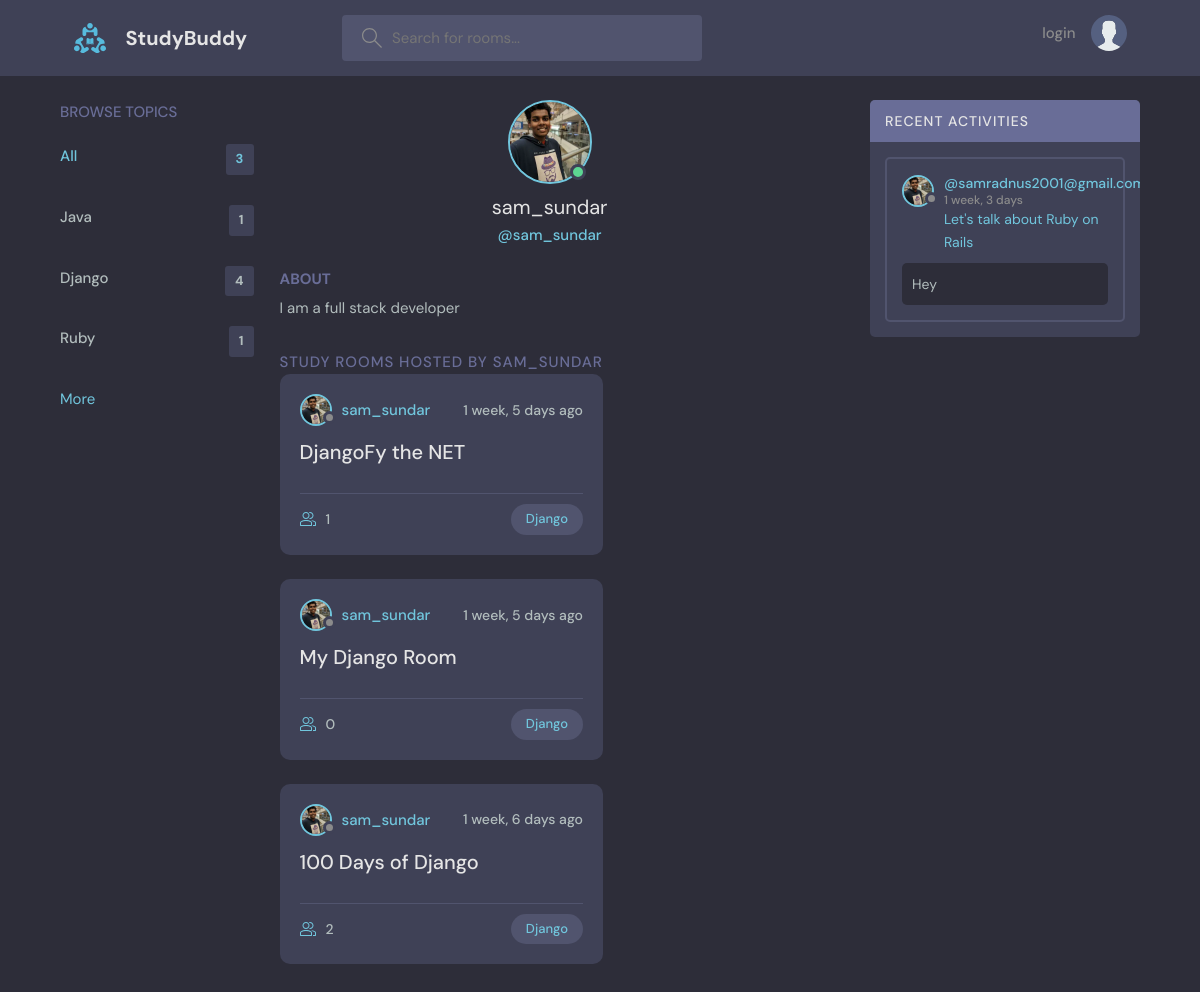
The app's page /profile/2/, older data.
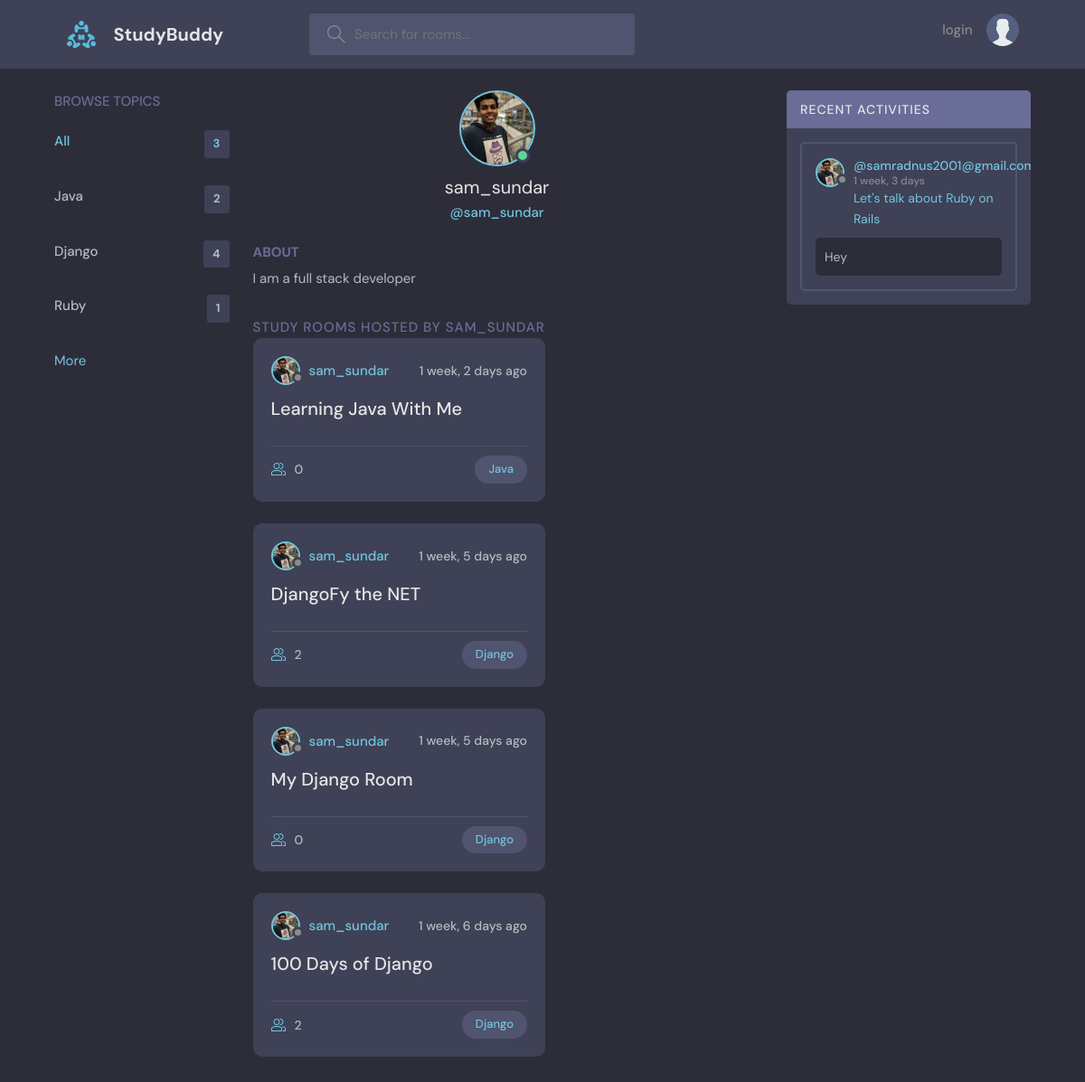
The same page, newer data.
### base/models.py (models this page shows, shortened)
class Topic(models.Model):
    name=models.CharField(max_length=200)

class User(AbstractUser):
    name = models.CharField(db_index=True, unique=True, max_length=255,null=True)
    email=models.EmailField(unique=True,null=True)
    bio=models.TextField(null=True)
    avatar=models.ImageField(null=True,default="avatar.svg")
    USERNAME_FIELD ='email'
    REQUIRED_FIELDS = ['username']

class Room(models.Model):
    host = models.ForeignKey(User,on_delete=models.SET_NULL,null=True)
    topic=models.ForeignKey(Topic,on_delete=models.SET_NULL,null=True) #if topic was placed below Room then we must put Topic under Singles Commas i.e 'Topic',on_delete=models.CASCADE
    name=models.CharField(max_length=200)
    description=models.TextField(null=True,blank=True);
    participants=models.ManyToManyField(User,related_name='participants',blank=True)
    likes=models.ManyToManyField(User,related_name='likes',blank=True)
    updated =models.DateTimeField(auto_now=True)   #automatic
    created =models.DateTimeField(auto_now_add=True)  #it will only save a value once i.e the time it is created
    class Meta:
        ordering = ['-updated','-created']  # '-' puts the new data field before all the prefilled data
    def __str__(self):
        return self.name

class Message(models.Model):
    user=models.ForeignKey(User,on_delete=models.CASCADE)
    room=models.ForeignKey(Room,on_delete=models.CASCADE)
    body=models.TextField()
    updated=models.DateTimeField(auto_now=True)
    created=models.DateTimeField(auto_now_add=True)
    class Meta:
        ordering = ['-updated','-created']  # '-' puts the new data field before all the prefilled data

### base/views.py (the view)
# urls.py: path('profile/<str:pk>/',views.userProfile,name="user-profile"),
def userProfile(request,pk):
    user=User.objects.get(id=pk)
    rooms=user.room_set.all()
    room_messages=user.message_set.all()
    topics=Topic.objects.all()
    context={'user':user,'rooms':rooms,'room_messages':room_messages,'topics':topics}
    return render(request,'base/profile.html',context)

### base/templates/base/profile.html (shortened to what this page needs)
{% extends 'main.html' %}
{% block content %}
<main class="profile-page layout layout--3">
    <div class="container">
      {% include 'base/topic_component.html' %}
      <div class="roomList">
        <div class="profile">
          <div class="profile__avatar">
            <div class="avatar avatar--large active">
              <img src="{{user.avatar.url}}" />
            </div>
          </div>
          <div class="profile__info">
            <h3> {{user.username}}</h3>
            <p>@{{user.username}}</p>
          </div>
          <div class="profile__about">
            <h3>About</h3>
            <p>
              {{user.bio}}
            </p>
          </div>
        </div>
        <div class="roomList__header">
          <div>
            <h2>Study Rooms Hosted by {{user.username}}
            </h2>
            {% include 'base/feed_component.html' %}
          </div>
        </div>
      </div>
      {% include 'base/activity_component.html' %}
    </div>
</main>
{% endblock content %}

### templates/main.html (shortened to what this page needs)
<!DOCTYPE html>
{% load static %}
<html lang="en">
  <head>
    <link rel="stylesheet" href="{% static 'styles/style.css' %}" />
  </head>
  <body>
    {% include 'navbar.html'%}
    {% block content %}
    {% endblock %}
  </body>
</html>

### templates/navbar.html (shortened to what this page needs)
{%load static %}
<!DOCTYPE html>
<html lang="en">
<head>
</head>
<body>
  <header class="header header--loggedIn">
    <div class="container">
      <a href="{% url 'home' %}" class="header__logo">
        <img src="{% static 'images/logo.svg' %}" />
        <h1>StudyBuddy</h1>
      </a>
      <form class="header__search" method="GET" action="{% url 'home' %}">
        <label>
          <input name="q" placeholder="Search for rooms..." />
        </label>
      </form>
      <nav class="header__menu">
        {% if request.user.is_authenticated %}
        <div class="header__user">
          <a href="{% url 'user-profile' request.user.id %}">
            <div class="avatar avatar--medium active">
              <img src="{{request.user.avatar.url}}" />
            </div>
            <h1> {{request.user.username}}</h1>
          </a>
          <button class="dropdown-button">
            <svg version="1.1" xmlns="http://www.w3.org/2000/svg" width="32" height="32" viewBox="0 0 32 32">
              <title>chevron-down</title>
              <path d="M16 21l-13-13h-3l16 16 16-16h-3l-13 13z"></path>
            </svg>
          </button>
        </div>
        <a href="{% url 'logout' %}">logout</a>
       {% else %}
       <div>
       <a href="{% url 'login' %}">login
        <img src="{% static 'images/avatar.svg' %}" />
        </a>
      </div>
        {% endif %}
      </nav>
    </div>
  </header>
</html>

### base/templates/base/topic_component.html
<div class="topics">
    <div class="topics__header">
        <h2>Browse Topics</h2>
    </div>
    <ul class="topics__list">
        <li>
            <a href="{% url 'home' %}" class="active">All<span>{{topics.count}}</span></a>
        </li>
        {% for topic in topics %}
        <li>
            <a href="{% url 'home' %}?q={{topic.name}}">{{topic.name}}<span>{{topic.room_set.all.count}}</span></a>
        </li>
        {% endfor %}
    </ul>
    <a  href="{% url 'topics' %}">More</a>
</div>

### base/templates/base/feed_component.html (shortened to what this page needs)
{% for room in rooms %}
<div style="width:100%" class="roomListRoom">
  <div class="roomListRoom__header">
    <a href="{% url 'user-profile' room.host.id %}" class="roomListRoom__author">
      <div class="avatar avatar--small">
        <img src="{{room.host.avatar.url}}" />
      </div>
      <span>{{room.host.username}}</span>
    </a>
    <div class="roomListRoom__actions">
      <span>{{room.created|timesince}} ago</span>
    </div>
  </div>
  <div class="roomListRoom__content">
    <a href="{% url 'room' room.id %}">{{room.name}}</a>
  </div>
  <div class="roomListRoom__meta">
    <a href="{% url 'room' room.id %}" class="roomListRoom__joined">
     {{room.participants.all.count}}
    </a>
    <a href="{%url 'home'%}?q={{room.topic.name}}" class="roomListRoom__topic">{{room.topic.name}}</a>
  </div>
</div>
{% endfor %}

### base/templates/base/activity_component.html (shortened to what this page needs)
<div class="activities">
  <div class="activities__header">
    <h2>Recent Activities</h2>
  </div>
  {% for message in room_messages %}
  <div class="activities__box">
    <div class="activities__boxHeader roomListRoom__header">
      <a href="{% url 'user-profile' message.user.id%}" class="roomListRoom__author">
        <div class="avatar avatar--small">
          <img src={{message.user.avatar.url}} />
        </div>
        <p>
          @{{message.user}}
          <span>{{message.created|timesince}}</span>
        </p>
      </a>
    </div>
    <div class="activities__boxContent">
      <p><a href="{% url 'room' message.room.id %}">{{message.room}}</a></p>
      <div class="activities__boxRoomContent">
        {{message.body}}
      </div>
    </div>
  </div>
  {% endfor %}
</div>

Row changes from the older to the newer data that the page shows:
computed for Topic "Java": room_set.all.count "1" → "2"
added Room: host.avatar (picture), host.username "sam_sundar", created "1 week, 2 days", name "Learning Java With Me", participants.all.count "0", topic.name "Java"
computed for Room "DjangoFy the NET": participants.all.count "1" → "2"
